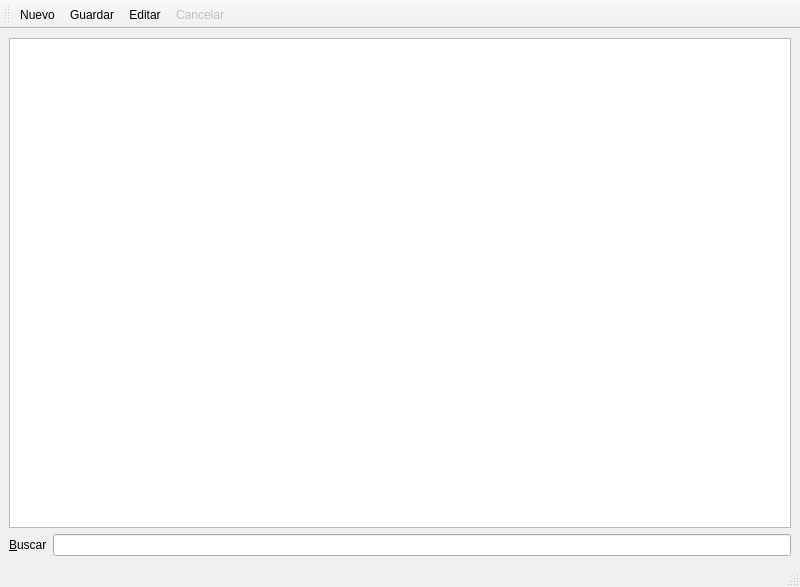
<?xml version="1.0" encoding="UTF-8"?>
<ui version="4.0">
 <class>frmCatGeneric</class>
 <widget class="QMainWindow" name="frmCatGeneric">
  <property name="geometry">
   <rect>
    <x>0</x>
    <y>0</y>
    <width>800</width>
    <height>587</height>
   </rect>
  </property>
  <property name="windowTitle">
   <string>Catalogo Generico</string>
  </property>
  <widget class="QWidget" name="centralwidget">
   <layout class="QGridLayout" name="gridLayout">
    <item row="0" column="0" colspan="2">
     <widget class="QTableView" name="tableview">
      <property name="sizeIncrement">
       <size>
        <width>0</width>
        <height>2</height>
       </size>
      </property>
      <property name="contextMenuPolicy">
       <enum>Qt::ActionsContextMenu</enum>
      </property>
      <property name="editTriggers">
       <set>QAbstractItemView::NoEditTriggers</set>
      </property>
      <property name="alternatingRowColors">
       <bool>true</bool>
      </property>
      <property name="sortingEnabled">
       <bool>true</bool>
      </property>
      <attribute name="horizontalHeaderStretchLastSection">
       <bool>true</bool>
      </attribute>
      <attribute name="horizontalHeaderStretchLastSection">
       <bool>true</bool>
      </attribute>
     </widget>
    </item>
    <item row="1" column="0">
     <widget class="QLabel" name="label">
      <property name="text">
       <string>&amp;Buscar</string>
      </property>
      <property name="buddy">
       <cstring>txtSearch</cstring>
      </property>
     </widget>
    </item>
    <item row="1" column="1">
     <widget class="QLineEdit" name="txtSearch"/>
    </item>
   </layout>
  </widget>
  <widget class="QStatusBar" name="statusbar"/>
  <widget class="QToolBar" name="toolBar">
   <property name="windowTitle">
    <string>toolBar</string>
   </property>
   <attribute name="toolBarArea">
    <enum>TopToolBarArea</enum>
   </attribute>
   <attribute name="toolBarBreak">
    <bool>false</bool>
   </attribute>
   <addaction name="actionNew"/>
   <addaction name="actionSave"/>
   <addaction name="actionEdit"/>
   <addaction name="actionCancel"/>
  </widget>
  <action name="actionNew">
   <property name="icon">
    <iconset resource="res.qrc">
     <normaloff>:/icons/res/document-new.png</normaloff>:/icons/res/document-new.png</iconset>
   </property>
   <property name="text">
    <string>Nuevo</string>
   </property>
   <property name="shortcut">
    <string>Ctrl+N</string>
   </property>
  </action>
  <action name="actionSave">
   <property name="icon">
    <iconset resource="res.qrc">
     <normaloff>:/icons/res/document-save.png</normaloff>:/icons/res/document-save.png</iconset>
   </property>
   <property name="text">
    <string>Guardar</string>
   </property>
   <property name="shortcut">
    <string>Ctrl+S</string>
   </property>
   <property name="visible">
    <bool>false</bool>
   </property>
  </action>
  <action name="actionEdit">
   <property name="icon">
    <iconset resource="res.qrc">
     <normaloff>:/icons/res/document-edit.png</normaloff>:/icons/res/document-edit.png</iconset>
   </property>
   <property name="text">
    <string>Editar</string>
   </property>
   <property name="shortcut">
    <string>F2</string>
   </property>
   <property name="visible">
    <bool>false</bool>
   </property>
  </action>
  <action name="actionDelete">
   <property name="icon">
    <iconset resource="res.qrc">
     <normaloff>:/icons/res/edit-delete.png</normaloff>:/icons/res/edit-delete.png</iconset>
   </property>
   <property name="text">
    <string>Borrar</string>
   </property>
  </action>
  <action name="actionCancel">
   <property name="enabled">
    <bool>false</bool>
   </property>
   <property name="icon">
    <iconset resource="res.qrc">
     <normaloff>:/icons/res/dialog-cancel.png</normaloff>:/icons/res/dialog-cancel.png</iconset>
   </property>
   <property name="text">
    <string>Cancelar</string>
   </property>
   <property name="visible">
    <bool>false</bool>
   </property>
  </action>
 </widget>
 <resources>
  <include location="res.qrc"/>
 </resources>
 <connections/>
</ui>
